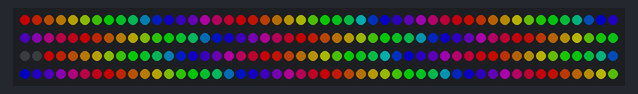
Recording of a sketch running on a simulated Arduino Uno, built for the host (arithmetic inside an expression is 32-bit, double 64-bit). Parts: 200 RGB LEDs in strip order, left to right, continuing on the next row. Dim RGB values are drawn brighter than linear.

Above: at 3.18 s.
At 3.53 s:
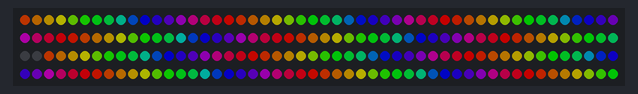

The sketch:

Two_Animations.ino
```cpp
#include "FastLED.h"

// TwoAnimationsAtTheSameTime
//   Example showing one way to run two different animations on
//   two different parts of one LED array at the same time.
//
// The three keys to success here are:
//
//   1. Move the drawing of each animation into a separate 'draw' function,
//      each of which is called from 'loop()'.  Each 'draw' function draws
//      just one frame of it's particular animation and then returns.
//
//   2. The draw functions each take two arguments that tell them
//      where to draw: a starting LED number, and a length.  All updating
//      the leds array done inside the draw function should use these
//      arguments.
//
//   3. Move any 'FastLED.show()' and 'delay()' calls OUT from the draw
//      functions and into 'loop()'.
//
// -Mark Kriegsman, July 2015
// https://gist.github.com/kriegsman/fc54eff06ee1daf589f9

#if FASTLED_VERSION < 3001000
#error "Requires FastLED 3.1 or later; check github for latest code."
#endif

#define DATA_PIN    5
//#define CLK_PIN   4
#define LED_TYPE    WS2811
#define COLOR_ORDER RGB
#define NUM_LEDS    200
CRGB leds[NUM_LEDS];

#define BRIGHTNESS         96
#define FRAMES_PER_SECOND  100

uint8_t gHue = 0; // rotating "base color" used by both patterns

void setup() {
  delay(3000); // 3 second delay for recovery

  // tell FastLED about the LED strip configuration
  FastLED.addLeds<LED_TYPE,DATA_PIN,COLOR_ORDER>(leds, NUM_LEDS).setCorrection(TypicalLEDStrip);
  //FastLED.addLeds<LED_TYPE,DATA_PIN,CLK_PIN,COLOR_ORDER>(leds, NUM_LEDS).setCorrection(TypicalLEDStrip);

  // set master brightness control
  FastLED.setBrightness(BRIGHTNESS);
}

// The loop function calls each 'draw' function as needed to put
// some color data into some portion of the LED strip.
// The loop function then calls FastLED.show() and delay().
void loop()
{
  // Here's where we decide what two segments of the LED strip
  // each drawing routine will draw into.  You can set up any
  // ranges of LEDs that you like here.  For this demo, the "left"
  // 1/4th of the LEDs will draw 'confetti', and the "right" 3/4ths
  // will draw a rainbow.  A few pixels are left blank between them.
  int blankPixels = 2;

  // "Left" segment will be pixels 0..(NUM_LEDS/4)-1, i.e. the low-numbered quarter.
  // If you have 60 pixels, leftStart = 0, and leftLength = 15.
  int leftStart = 0;
  int leftLength = NUM_LEDS / 2;

  // "Right" segment will be pixels from end of left segment to NUM_PIXELS-1,
  // i.e. the high-numbered three-quarters of the strip.
  // If you have 60 pixels, rightStart = 10, and rightLength = 45.
  int rightStart = leftStart + leftLength + blankPixels;
  int rightLength = NUM_LEDS / 2;


  // Draw confetti on the left side.  This does NOT call FastLED.show() or delay().
  drawConfetti( leftStart, leftLength);

  // Draw rainbow on the right side.  This does NOT call FastLED.show() or delay().
  drawRainbow( rightStart, rightLength);


  // Now, here's where we call FastLED.show() and delay() -- only from loop() directly.

  // send the 'leds' array out to the actual LED strip
  FastLED.show();
  // insert a delay to keep the framerate modest
  FastLED.delay(200/FRAMES_PER_SECOND);

  // do some periodic updates
  EVERY_N_MILLISECONDS( 10 ) { gHue--; } // slowly cycle the "base color" through the rainbow
}

// Animation 'draw' functions
// Each animation draw function takes a starting pixel number
// and a count of how many pixels to draw.
// These functions do NOT call FastLED.show() or delay().
//
// For purposes of illustration, the 'classic' way of writing the code
// has been included, commented out, and the new parameterized version
// is included below.

void drawRainbow(int startpixel, int pixelcount)
{
  // FastLED's built-in rainbow generator

  //fill_rainbow( leds             , NUM_LEDS,   gHue, 17);
    fill_rainbow( leds + startpixel, pixelcount, gHue, 14);
}

void drawConfetti(int startpixel, int pixelcount)
{
  fill_rainbow( leds + startpixel, pixelcount, gHue, 14);
//  // random colored speckles that blink in and fade smoothly
//
//  //fadeToBlackBy( leds             , NUM_LEDS  , 30);
//    fadeToBlackBy( leds + startpixel, pixelcount, 30);
//
//  //int pos = random16( NUM_LEDS);
//    int pos = random16( pixelcount);
//
//  //leds[pos             ] += CHSV( gHue -32 + random8(64), 200, 255);
//    leds[pos + startpixel] += CHSV( gHue -32 + random8(64), 200, 255);
}
```
